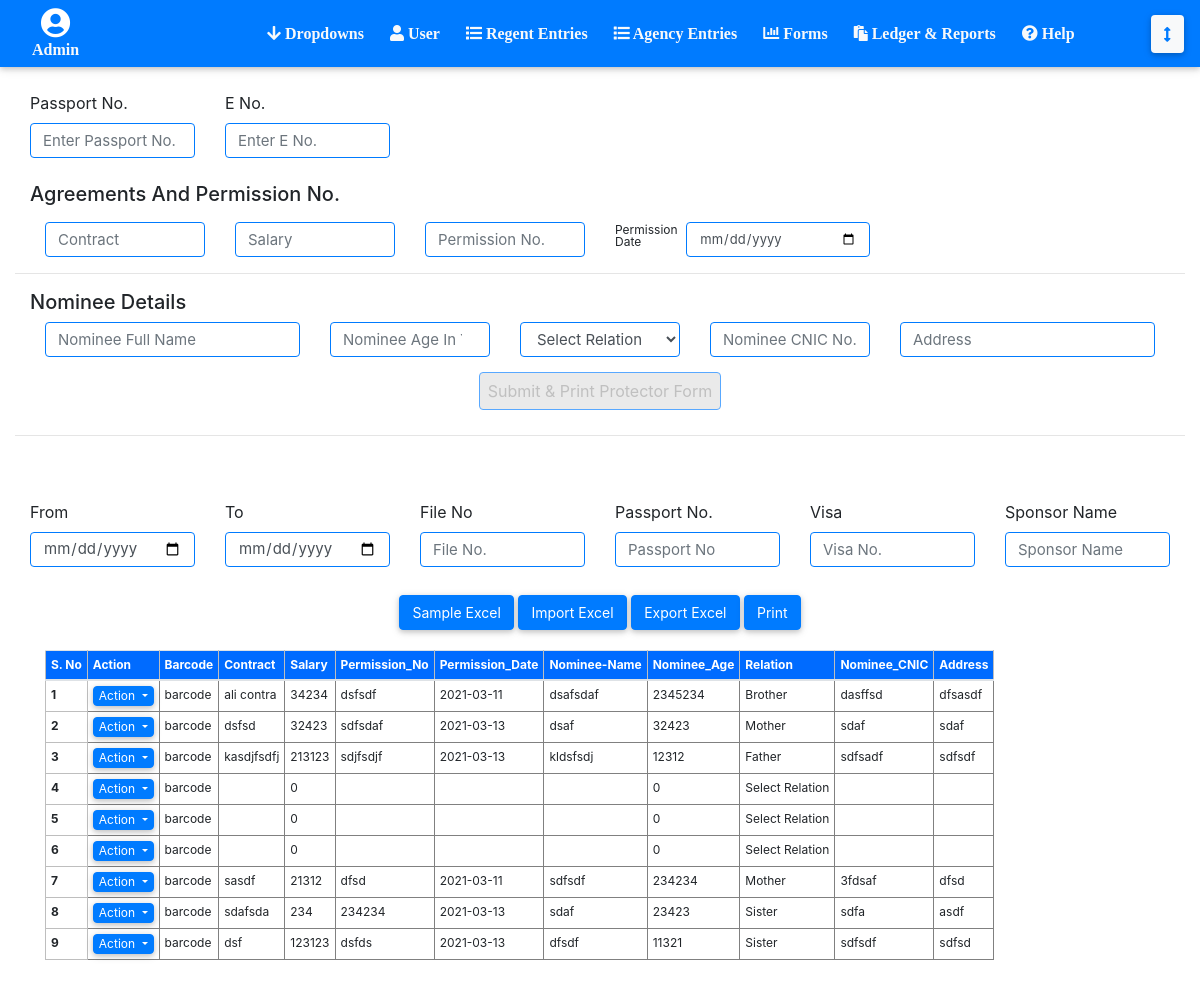
Before: /Regent-Entry-Agreement-Nominee-Detail.php (signed in) with the older database file.
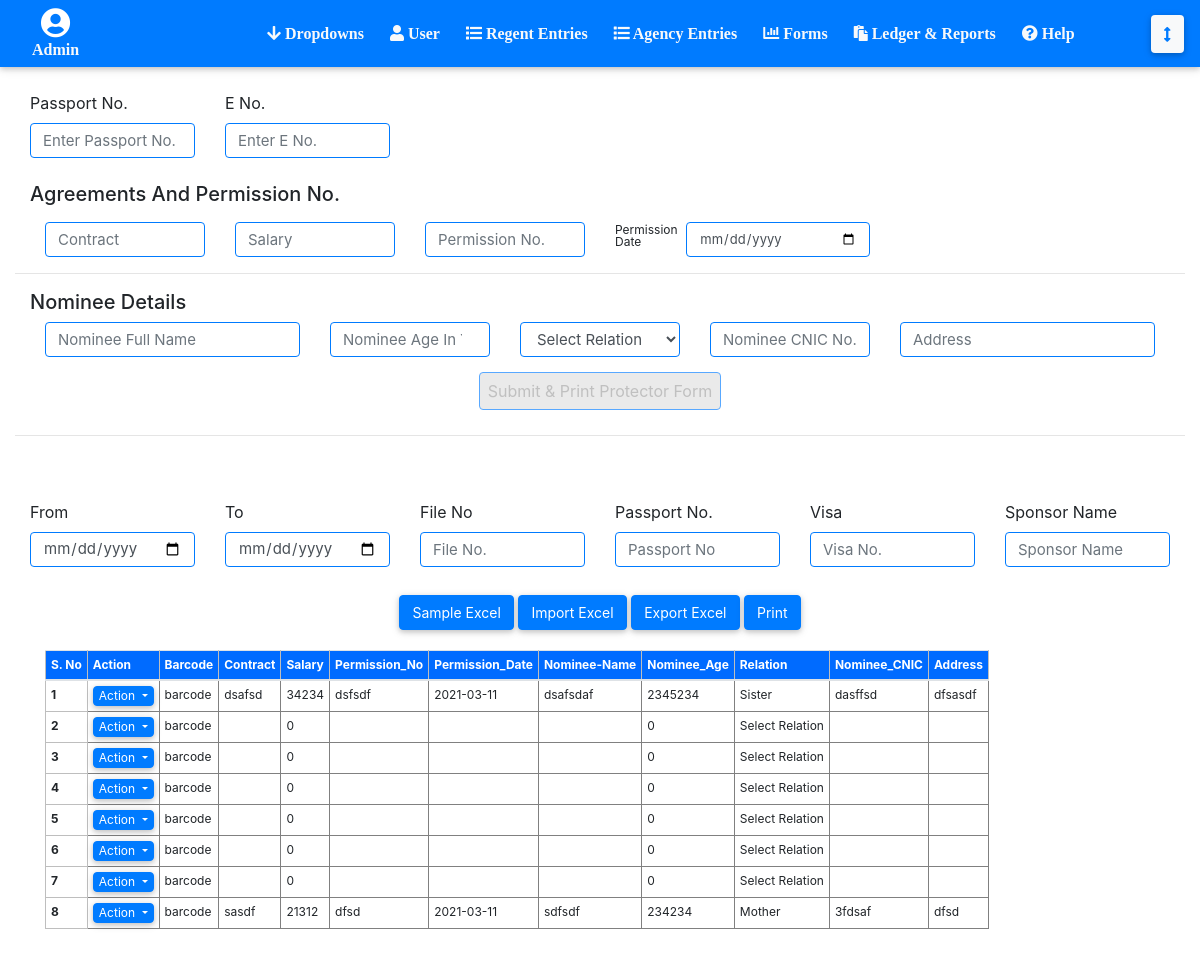
After: the same page with the newer database file.
### tables this page shows
CREATE TABLE `agreement_details` (
  `agreement_id` int(11) NOT NULL,
  `user_id` int(11) NOT NULL,
  `passenger_id` int(11) NOT NULL,
  `agreements_contract` varchar(30) DEFAULT NULL,
  `agreements_salary` double DEFAULT NULL,
  `agreements_permission_number` varchar(30) DEFAULT NULL,
  `agreements_permission_date` varchar(30) DEFAULT NULL,
  `nominee_full_name` varchar(30) DEFAULT NULL,
  `nominee_age` int(11) DEFAULT NULL,
  `nominee_relation` varchar(30) DEFAULT NULL,
  `nominee_cnic` varchar(30) DEFAULT NULL,
  `nominee_address` text DEFAULT NULL,
  `current_date_submission` varchar(255) DEFAULT NULL,
  `type` varchar(20) DEFAULT NULL
);

### Regent-Entry-Agreement-Nominee-Detail.php (the view, shortened to what the changed rows need)
<?php
include('connect.php');
include('header.php');
?>
      <section class="container-fluid ">
        <br>
<br>
<br><br>
<section class="container-fluid">
<br>
<br>
<section class="container-fluid">
            <table class="table table-responsive  mb-5  " style="padding-bottom:130px">
                <thead>
                    <tr>
                      <th scope="col">S. No</th>
                      <th scope="col" ><span class="text-primary"></span>Action<span class="text-primary"></span></th>
                      <th scope="col">Barcode</th>
                      <th scope="col">Contract</th>
                      <th scope="col">Salary</th>
                      <th scope="col">Permission_No</th>
                      <th scope="col">Permission_Date</th>
                      <th scope="col">Nominee-Name</th>
                      <th scope="col">Nominee_Age</th>
                      <th scope="col">Relation</th>
                      <th scope="col">Nominee_CNIC</th>
                      <th scope="col">Address</th>
                    </tr>
                  </thead>
                  <tbody>
<?php
                  $query = mysqli_query($con, "
select * from agreement_details
                    ") or die(mysqli_error($con));
$count =1;
                  while ($row=mysqli_fetch_array($query)) {
                    ?>
                    <tr>
                     <th scope="row"><?php echo $count ?></th>
                     <td >
                     <div class="dropdown">
                            <button class="btn btn-primary dropdown-toggle" type="button" id="dropdownMenuButton" data-toggle="dropdown" aria-haspopup="true" aria-expanded="false"  style="font-size: 12px !important; color: white; padding: 0px; margin: 0px; padding-left: 5px !important; padding-right: 5px !important;">
                                Action
                            </button>
                        </div>
                </td>
                     <td><?php echo "barcode" ?></td>
                     <td><?php echo $row['agreements_contract'] ?></td>
                     <td><?php echo $row['agreements_salary'] ?></td>
                     <td><?php echo $row['agreements_permission_number'] ?></td>
                     <td><?php echo $row['agreements_permission_date'] ?></td>
                     <td><?php echo $row['nominee_full_name'] ?></td>
                     <td><?php echo $row['nominee_age'] ?></td>
                     <td><?php echo $row['nominee_relation'] ?></td>
                     <td><?php echo $row['nominee_cnic'] ?></td>
                     <td><?php echo $row['nominee_address'] ?></td>
                </tr>
                    <?php
                    $count++;
                  }
                  ?>
                  </tbody>
            </table>
</section>
</body>
</html>

Changed rows visible on the page:
removed agreement_details: agreements_contract "sdafsda", agreements_salary "234", agreements_permission_number "234234", agreements_permission_date "2021-03-13", nominee_full_name "sdaf", nominee_age "23423", nominee_relation "Sister", nominee_cnic "sdfa", nominee_address "asdf"
removed agreement_details: agreements_contract "dsf", agreements_salary "123123", agreements_permission_number "dsfds", agreements_permission_date "2021-03-13", nominee_full_name "dfsdf", nominee_age "11321", nominee_relation "Sister", nominee_cnic "sdfsdf", nominee_address "sdfsd"
changed agreement_details "dsfsdf": agreements_contract "ali contra" → "dsafsd"; nominee_relation "Brother" → "Sister"
added agreement_details: agreements_salary "0", nominee_age "0", nominee_relation "Select Relation"
changed agreement_details (number 3 of 8 on the later page): agreements_salary "32423" → "0"; nominee_age "32423" → "0"; nominee_relation "Mother" → "Select Relation"; agreements_contract "dsfsd" → (not shown); agreements_permission_number "sdfsdaf" → (not shown); agreements_permission_date "2021-03-13" → (not shown); nominee_full_name "dsaf" → (not shown); nominee_cnic "sdaf" → (not shown); nominee_address "sdaf" → (not shown)
changed agreement_details (number 4 of 8 on the later page): agreements_salary "213123" → "0"; nominee_age "12312" → "0"; nominee_relation "Father" → "Select Relation"; agreements_contract "kasdjfsdfj" → (not shown); agreements_permission_number "sdjfsdjf" → (not shown); agreements_permission_date "2021-03-13" → (not shown); nominee_full_name "kldsfsdj" → (not shown); nominee_cnic "sdfsadf" → (not shown); nominee_address "sdfsdf" → (not shown)
